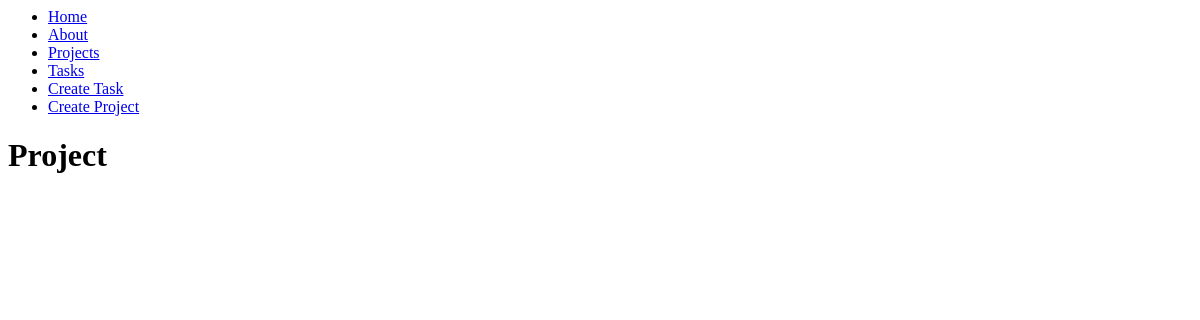
The page /project/ on the database as committed earlier.
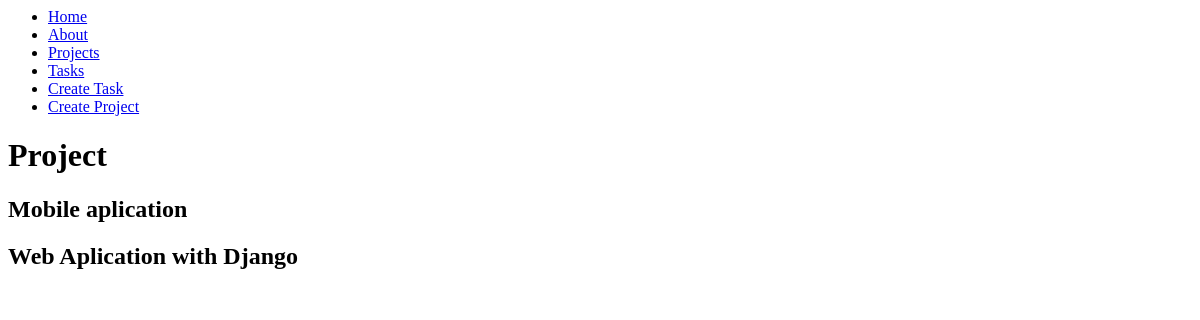
The same page on the database as committed later.
### myapp/models.py (models this page shows, shortened)
class Project(models.Model):
    name = models.CharField(max_length=200)

### myapp/views.py (the view)
# urls.py: path('project/', views.project),
def project(request):
    project = Project.objects.all()
    return render(request,'projects/project.html',{
        'project':project
    })

### myapp/templates/projects/project.html
{% extends 'layouts/base.html' %}
{% block content %}
<h1>Project</h1>
{% for project in project %}
<article>
    <h2>{{project.name}}</h2>
</article>
{% endfor %}
{% endblock %}

Rows that differ between the two databases and show on the page:
added Project: name "Mobile aplication"
added Project: name "Web Aplication with Django"
